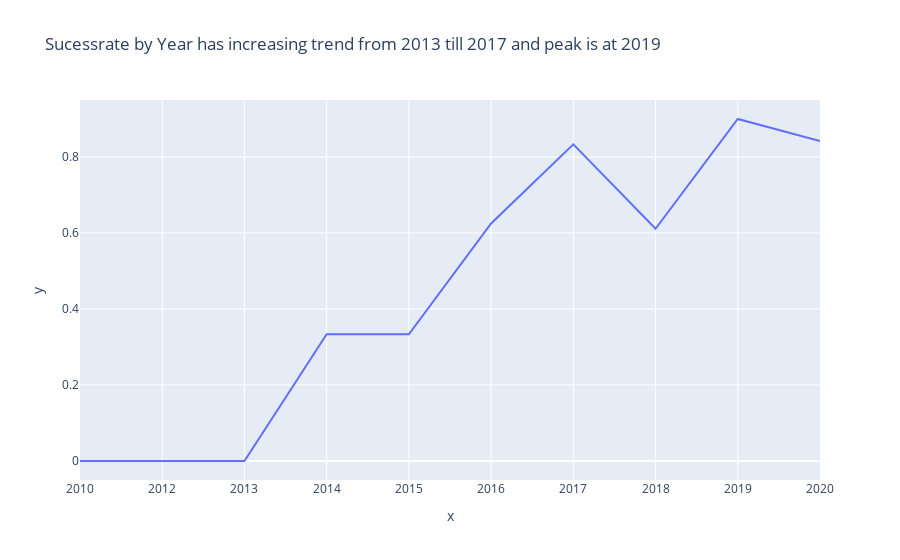

The code cell stored with this chart in its notebook:
### Code cell
fig = px.line(x=Yind, y=SY, title='Sucessrate by Year has increasing trend from 2013 till 2017 and peak is at 2019')
fig.show()

### Figure 1 — Plotly figure (JSON) as saved in the notebook; plotly's stock layout.template omitted (floating-point values rounded to 4 significant figures)
{"data": [{"hovertemplate": "x=%{x}<br>y=%{y}<extra></extra>", "legendgroup": "", "line": {"color": "#636efa", "dash": "solid"}, "marker": {"symbol": "circle"}, "mode": "lines", "name": "", "orientation": "v", "showlegend": false, "type": "scatter", "x": ["2010", "2012", "2013", "2014", "2015", "2016", "2017", "2018", "2019", "2020"], "xaxis": "x", "y": [0, 0, 0, 0.3333, 0.3333, 0.625, 0.8333, 0.6111, 0.9, 0.8421], "yaxis": "y"}], "layout": {"autosize": true, "legend": {"tracegroupgap": 0}, "title": {"text": "Sucessrate by Year has increasing trend from 2013 till 2017 and peak is at 2019"}, "xaxis": {"anchor": "y", "autorange": true, "domain": [0, 1], "range": [0, 9], "title": {"text": "x"}, "type": "category"}, "yaxis": {"anchor": "x", "autorange": true, "domain": [0, 1], "range": [-0.05, 0.95], "title": {"text": "y"}, "type": "linear"}}}
